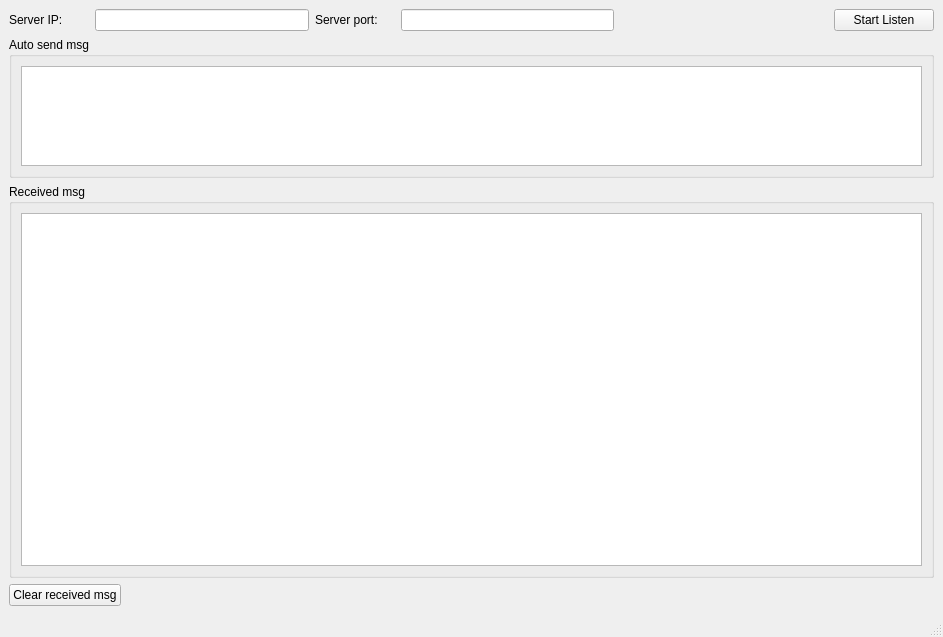
<?xml version="1.0" encoding="UTF-8"?>
<ui version="4.0">
 <class>SMainWindow</class>
 <widget class="QMainWindow" name="SMainWindow">
  <property name="geometry">
   <rect>
    <x>0</x>
    <y>0</y>
    <width>943</width>
    <height>637</height>
   </rect>
  </property>
  <property name="windowTitle">
   <string>MainWindow</string>
  </property>
  <widget class="QWidget" name="centralwidget">
   <layout class="QVBoxLayout" name="verticalLayout">
    <item>
     <layout class="QHBoxLayout" name="horizontalLayout">
      <item>
       <widget class="QLabel" name="label">
        <property name="minimumSize">
         <size>
          <width>80</width>
          <height>0</height>
         </size>
        </property>
        <property name="text">
         <string>Server IP:</string>
        </property>
       </widget>
      </item>
      <item>
       <widget class="QLineEdit" name="lineEdit_serverIP">
        <property name="minimumSize">
         <size>
          <width>100</width>
          <height>0</height>
         </size>
        </property>
       </widget>
      </item>
      <item>
       <widget class="QLabel" name="label_2">
        <property name="minimumSize">
         <size>
          <width>80</width>
          <height>0</height>
         </size>
        </property>
        <property name="text">
         <string>Server port:</string>
        </property>
       </widget>
      </item>
      <item>
       <widget class="QLineEdit" name="lineEdit_serverPort">
        <property name="minimumSize">
         <size>
          <width>100</width>
          <height>0</height>
         </size>
        </property>
       </widget>
      </item>
      <item>
       <spacer name="horizontalSpacer">
        <property name="orientation">
         <enum>Qt::Horizontal</enum>
        </property>
        <property name="sizeHint" stdset="0">
         <size>
          <width>40</width>
          <height>20</height>
         </size>
        </property>
       </spacer>
      </item>
      <item>
       <widget class="QPushButton" name="pushButton_ctrl">
        <property name="minimumSize">
         <size>
          <width>100</width>
          <height>0</height>
         </size>
        </property>
        <property name="text">
         <string>Start Listen</string>
        </property>
       </widget>
      </item>
     </layout>
    </item>
    <item>
     <widget class="QGroupBox" name="groupBox">
      <property name="title">
       <string>Auto send msg</string>
      </property>
      <layout class="QGridLayout" name="gridLayout">
       <item row="0" column="0">
        <widget class="QTextEdit" name="textEdit_autoSendMsg">
         <property name="sizePolicy">
          <sizepolicy hsizetype="Expanding" vsizetype="Preferred">
           <horstretch>0</horstretch>
           <verstretch>0</verstretch>
          </sizepolicy>
         </property>
         <property name="maximumSize">
          <size>
           <width>16777215</width>
           <height>100</height>
          </size>
         </property>
        </widget>
       </item>
      </layout>
     </widget>
    </item>
    <item>
     <widget class="QGroupBox" name="groupBox_2">
      <property name="sizePolicy">
       <sizepolicy hsizetype="Preferred" vsizetype="Expanding">
        <horstretch>0</horstretch>
        <verstretch>0</verstretch>
       </sizepolicy>
      </property>
      <property name="title">
       <string>Received msg</string>
      </property>
      <layout class="QGridLayout" name="gridLayout_2">
       <item row="0" column="0">
        <widget class="QTextBrowser" name="textBrowser_receivedMsg"/>
       </item>
      </layout>
     </widget>
    </item>
    <item>
     <layout class="QHBoxLayout" name="horizontalLayout_2">
      <item>
       <widget class="QPushButton" name="pushButton_clearReceivedMsg">
        <property name="text">
         <string>Clear received msg</string>
        </property>
       </widget>
      </item>
      <item>
       <spacer name="horizontalSpacer_2">
        <property name="orientation">
         <enum>Qt::Horizontal</enum>
        </property>
        <property name="sizeHint" stdset="0">
         <size>
          <width>40</width>
          <height>20</height>
         </size>
        </property>
       </spacer>
      </item>
     </layout>
    </item>
   </layout>
  </widget>
  <widget class="QMenuBar" name="menubar">
   <property name="geometry">
    <rect>
     <x>0</x>
     <y>0</y>
     <width>943</width>
     <height>23</height>
    </rect>
   </property>
  </widget>
  <widget class="QStatusBar" name="statusbar"/>
 </widget>
 <resources/>
 <connections/>
</ui>
